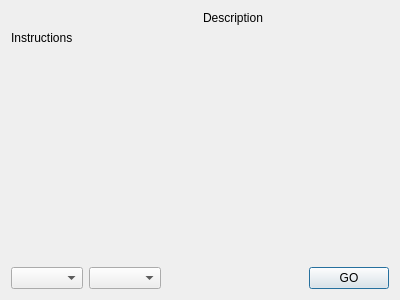
<?xml version="1.0" encoding="UTF-8"?>
<ui version="4.0">
 <class>appdetail</class>
 <widget class="QDialog" name="appdetail">
  <property name="geometry">
   <rect>
    <x>0</x>
    <y>0</y>
    <width>400</width>
    <height>300</height>
   </rect>
  </property>
  <property name="windowTitle">
   <string>AppTitle</string>
  </property>
  <layout class="QVBoxLayout" name="verticalLayout">
   <item>
    <layout class="QHBoxLayout" name="horizontalLayout">
     <item>
      <widget class="QLabel" name="imgpic">
       <property name="text">
        <string/>
       </property>
       <property name="pixmap">
        <pixmap>../../../../../../maemo/sbhome/flashlauncher/flashlauncher/bigrotation2.gif</pixmap>
       </property>
       <property name="scaledContents">
        <bool>true</bool>
       </property>
      </widget>
     </item>
     <item>
      <widget class="QLabel" name="desc">
       <property name="text">
        <string>Description</string>
       </property>
       <property name="alignment">
        <set>Qt::AlignLeading|Qt::AlignLeft|Qt::AlignTop</set>
       </property>
      </widget>
     </item>
    </layout>
   </item>
   <item>
    <widget class="QLabel" name="instructions">
     <property name="text">
      <string>Instructions</string>
     </property>
     <property name="alignment">
      <set>Qt::AlignLeading|Qt::AlignLeft|Qt::AlignTop</set>
     </property>
    </widget>
   </item>
   <item>
    <spacer name="verticalSpacer">
     <property name="orientation">
      <enum>Qt::Vertical</enum>
     </property>
     <property name="sizeHint" stdset="0">
      <size>
       <width>20</width>
       <height>205</height>
      </size>
     </property>
    </spacer>
   </item>
   <item>
    <layout class="QHBoxLayout" name="horizontalLayout_2">
     <item>
      <widget class="QComboBox" name="engine"/>
     </item>
     <item>
      <widget class="QComboBox" name="qualityCB"/>
     </item>
     <item>
      <spacer name="horizontalSpacer">
       <property name="orientation">
        <enum>Qt::Horizontal</enum>
       </property>
       <property name="sizeHint" stdset="0">
        <size>
         <width>40</width>
         <height>20</height>
        </size>
       </property>
      </spacer>
     </item>
     <item>
      <widget class="QPushButton" name="okB">
       <property name="text">
        <string>GO</string>
       </property>
      </widget>
     </item>
    </layout>
   </item>
  </layout>
 </widget>
 <resources/>
 <connections/>
</ui>
